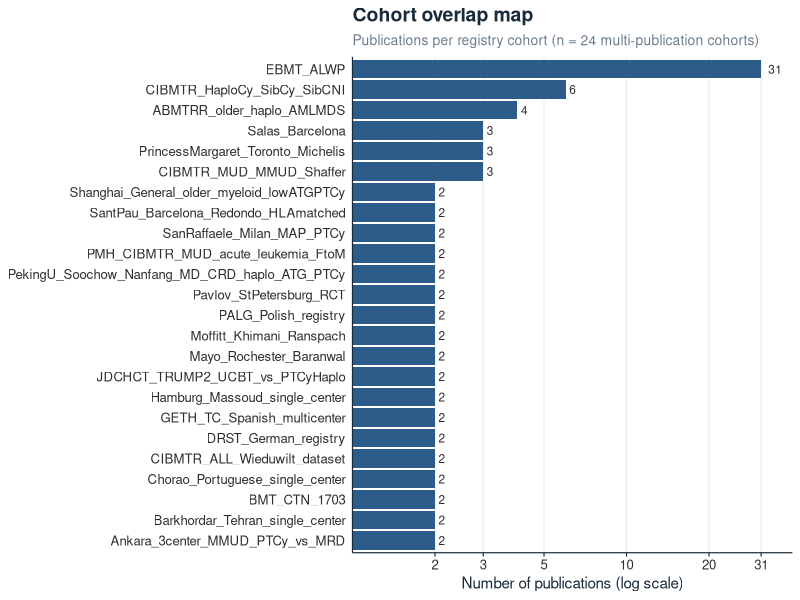
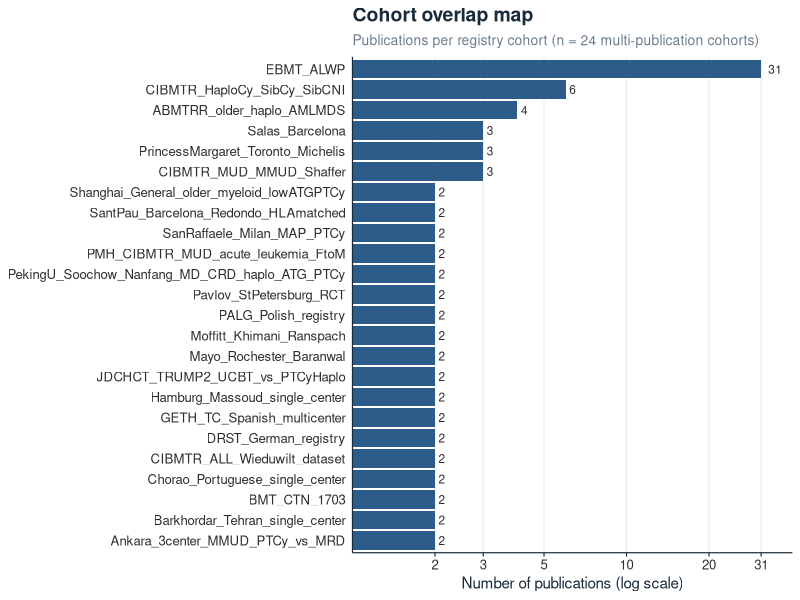
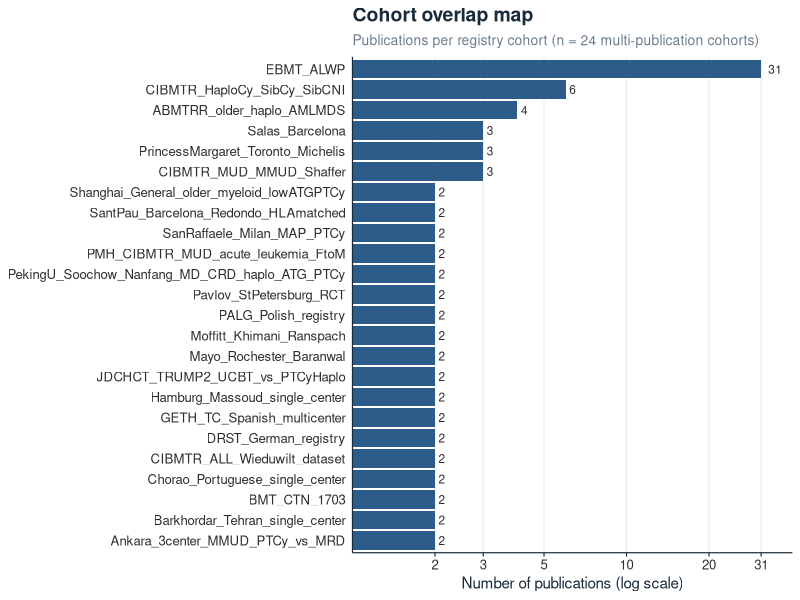

These figures' R source, in order:
# Rebuild appendix figure S12 (cohort overlap map): publications per cohort for
# cohorts with more than one included publication, from data/studies.csv and
# data/cohorts.csv. The original generator was not kept, so the layout is
# matched by eye to the committed figure (8 x 7 in; log x axis; bars labelled
# with their counts).
# Writes appendix-figures/FigureS12_cohort_overlap_map.{png,pdf,svg}. Set `s12_out_dir`
# before sourcing to write somewhere else (for a preview).
# Run from project root: source("scripts/regenerate-s12-cohort-overlap.R")

library(dplyr)
library(readr)
library(ggplot2)

studies <- read_csv("data/studies.csv", show_col_types = FALSE)
cohorts <- read_csv("data/cohorts.csv", show_col_types = FALSE)

overlap <- studies |>
  count(cohort_id, name = "publications") |>
  filter(publications >= 2) |>
  left_join(mutate(cohorts, cohort_id = as.character(cohort_id)) |> select(cohort_id, cohort_label),
            by = "cohort_id") |>
  # largest cohort at the top; ties in reverse alphabetical order from the top
  arrange(publications, tolower(cohort_label)) |>
  mutate(cohort_label = factor(cohort_label, levels = cohort_label))
stopifnot(!anyNA(overlap$cohort_label))

x_breaks <- sort(unique(c(2, 3, 5, 10, 20, max(overlap$publications))))

fig_s12 <- ggplot(overlap, aes(x = publications, y = cohort_label)) +
  geom_col(fill = "#2B5C8A", width = 0.9) +
  geom_text(aes(label = publications), hjust = -0.5, size = 3, colour = "#2D2D2D") +
  scale_x_log10(breaks = x_breaks, limits = c(1, max(overlap$publications) * 1.3), expand = c(0, 0)) +
  labs(
    title = "Cohort overlap map",
    subtitle = sprintf("Publications per registry cohort (n = %d multi-publication cohorts)", nrow(overlap)),
    x = "Number of publications (log scale)", y = NULL
  ) +
  theme_minimal(base_size = 11, base_family = "Helvetica") +
  theme(
    plot.title = element_text(face = "bold", colour = "#1A2A3A", size = 14),
    plot.subtitle = element_text(colour = "#6B7D8D", size = 10),
    axis.text = element_text(colour = "#2D2D2D", size = 9.5),
    axis.title.x = element_text(colour = "#1A2A3A", size = 11),
    axis.line = element_line(colour = "#1A2A3A", linewidth = 0.4),
    axis.ticks.x = element_line(colour = "#1A2A3A", linewidth = 0.4),
    panel.grid.major.y = element_blank(),
    panel.grid.minor = element_blank(),
    panel.grid.major.x = element_line(colour = "#EBEBEB", linewidth = 0.4)
  )

out_dir <- if (exists("s12_out_dir")) s12_out_dir else "appendix-figures"
for (dev in c("png", "pdf", "svg")) {
  ggsave(file.path(out_dir, paste0("FigureS12_cohort_overlap_map.", dev)), fig_s12,
         width = 8, height = 7, dpi = 300, bg = "white",
         device = if (dev == "pdf") cairo_pdf else dev)
}
